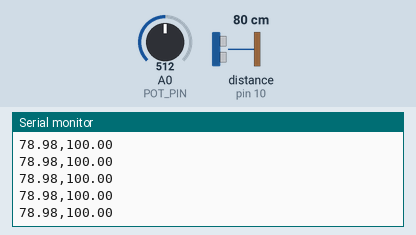
This sketch was run on a simulated Arduino Uno, built with avr-gcc and run on an emulated ATmega328P. Parts: the last lines printed to the serial monitor. Wiring (inferred from the names in the program): ultrasonic range finder: trigger pin 9; echo pin 10. The inputs (shaded band) are chosen by the test bench; at power-on: distance to the obstacle (sensor on pin 10) 80 cm, A0 (POT_PIN) = 512. The echo pulse lasts 58.3 µs per cm.

Above: at 1.2 s.
1.3 s: distance to the obstacle (sensor on pin 10) set to 35 cm
At 2.4 s:
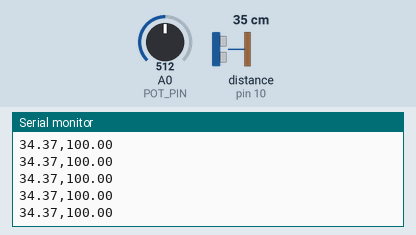
4.3 s: A0 (POT_PIN) set to 716
At 5.2 s:
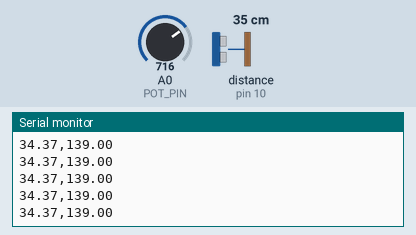
5.8 s: distance to the obstacle (sensor on pin 10) set to 2 cm
At 6.5 s:
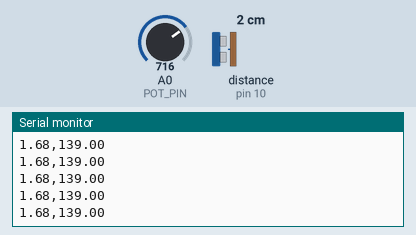
7.3 s: A0 (POT_PIN) set to 900
At 8.1 s:
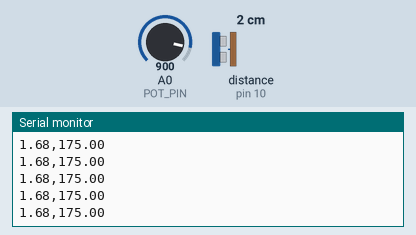
Timing chart, 0 to 9.8 s (numbered marks = the images above; inputs shaded):
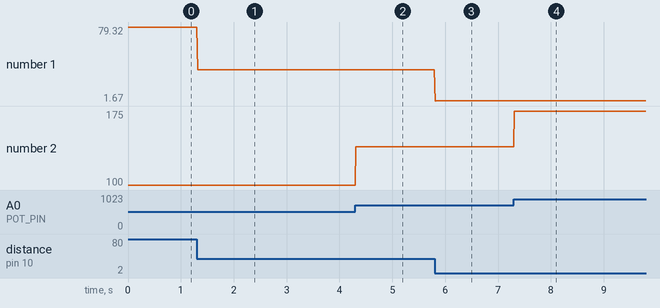

Measured:
- after the input at 1.3 s, the serial monitor: prints a new line at once (image 1)
- after the input at 4.3 s, the serial monitor: prints a new line at once (image 2)
- after the input at 5.8 s, the serial monitor: prints a new line at once (image 3)
- after the input at 7.3 s, the serial monitor: prints a new line at once (image 4)
- plotted number 1: 78.98 → 34.37 after the input at 1.3 s, 34.37 → 1.68 after the input at 5.8 s
- plotted number 2: 100 → 139 after the input at 4.3 s, 139 → 175 after the input at 7.3 s

The sketch:

ros2.ino
```cpp
#define TRIG_PIN 9
#define ECHO_PIN 10
#define POT_PIN A0

void setup() {
  Serial.begin(115200);

  pinMode(TRIG_PIN, OUTPUT);
  pinMode(ECHO_PIN, INPUT);
}

float readDistance(){
  digitalWrite(TRIG_PIN, LOW);
  delayMicroseconds(2);

  digitalWrite(TRIG_PIN, HIGH);
  delayMicroseconds(10);

  digitalWrite(TRIG_PIN, LOW);

  long duration = pulseIn(ECHO_PIN, HIGH);

  float distance_cm = duration * 0.034 / 2.0;

  return distance_cm;
}
void loop() {
  float dist = readDistance();

  int pot = analogRead(POT_PIN);

  float threshold = map(pot, 0, 1023, 0, 200);

  Serial.print(dist);

  Serial.print(',');

  Serial.println(threshold);

  delay(10);
}
```
